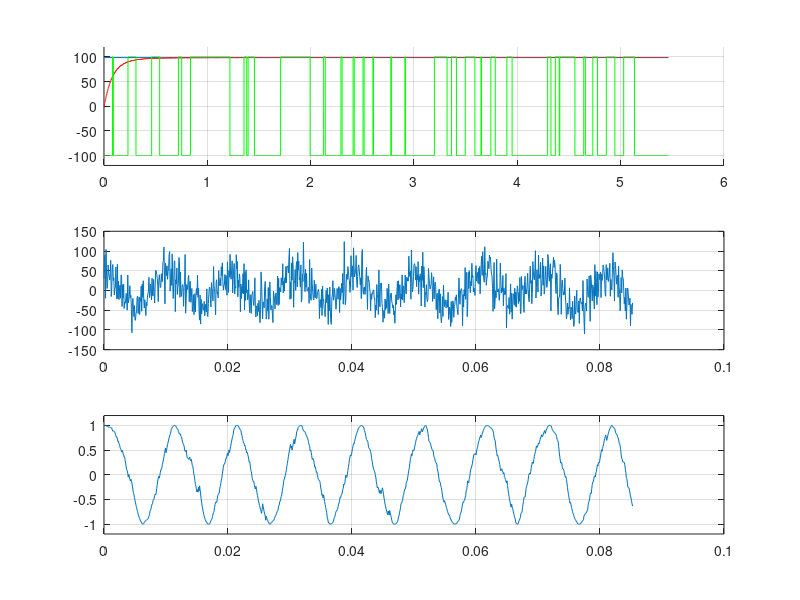

This chart was generated by the following MATLAB code:
clc;
clear;

%% stimulus params
FS = 12e3; % sampling rate
N = 65536;
F = rand()*200-100; % freq offset
PHI = 2*pi*rand(); % phase
SNR =  -30;

%% pll params
LB = 128+16; % loop bandwidth in hz
DF = sqrt(2)/2; % damping factor
G = 1024+128; % gain

init_beta = 2*DF*2*pi*LB/FS - (2*pi*LB)^2 / (FS^2*G);
beta = init_beta; % proportional
alpha = (2*pi*LB)^2 / (FS*G); % integral

%% sim
t = (0:N-1).'/FS;
x = exp(1j*2*pi*F.*t+PHI) + wgn(N, 1, -SNR);% awgn(exp(1j*2*pi*F.*t+PHI), SNR, 'measured');
y = ones(N, 1);
f = zeros(N, 1);
phi = zeros(N, 1);
lock = false(N, 1);

mav = 1024*ones(32, 1);

for i = 1:N
    delta = atan2(imag(x(i)/y(i)), real(x(i)/y(i))); % phase detector
    if i<N
        f(i+1) = f(i) + beta*delta;
        phi(i+1) = phi(i) + alpha*delta + 2*pi*f(i+1)/FS;
        while phi(i+1)>pi
            phi(i+1) = phi(i+1)-2*pi;
        end
        while phi(i+1)<-pi
            phi(i+1) = phi(i+1)+2*pi;
        end
    end
    
    if mod(i-1, 32)==0
        mav = [delta; mav(1:31)];
        if mav(32)~=1024
            phidiff = max(mav)-min(mav);
            if phidiff<2*pi
                beta = beta*0.995;
                f(i+1) = f(i) + beta*delta;
            else
                beta = beta*1.005;
                if beta>init_beta; beta=init_beta; end
                f(i+1) = f(i) + beta*delta;
            end
            if phidiff<pi
                lock(i) = true;
            end
        end
    else
        lock(i) = lock(i-1);
    end
    
    y(i+1) = exp(1j*phi(i));
end

%%
clf;
subplot(311);
hold on;
plot([0, t(N)], [F, F]);
plot(t, f, 'r');
plot(t, lock*200-100, 'g');
hold off;
ylim([-120,120]);
grid on;
if lock(end); title(sprintf('\\Delta f=%.3f',abs(f(end)-F))); end

subplot(312);
plot(t(1:1024), real(x(1:1024)));
grid on;

subplot(313);
plot(t(1:1024), real(y(1:1024)));
ylim([-1.2,1.2]);
grid on;

